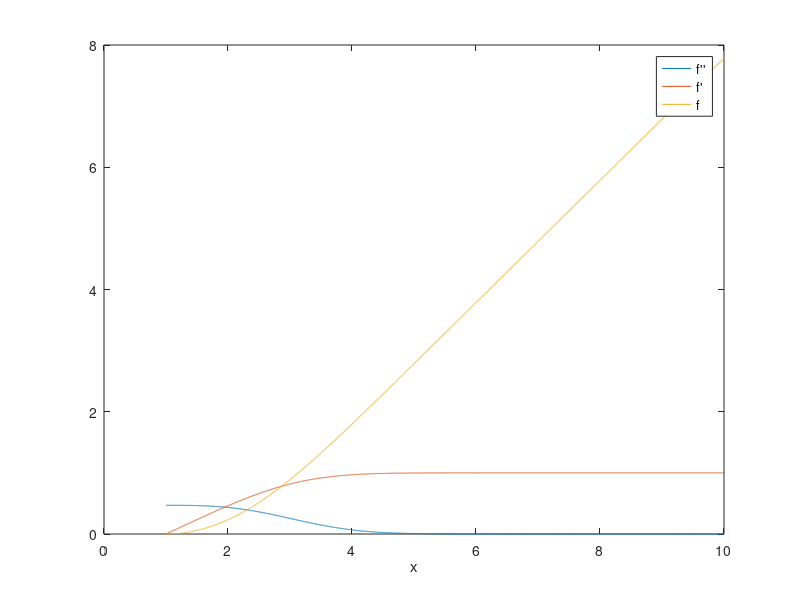

Reproduce this figure in MATLAB.
clear all clcf1b=1f1a=0.5f2=1.0427f2b=1.6552f3=0sep=0.002x=[1:sep:10];while (abs(abs(f2)-1)>0.00001)  f1copy=f1a  f1a=f1a+((f1a-f1b)/(f2-f2b))*(1-f2);  f1b=f1copy    f2b=f2;   f1=f1a  f2=0;  f3=0;for i =1:length(x);  f1k1=sep*(-f1*f3);  f2k1= sep*f1;  f3k1=sep*f2;  f1k2=sep*(-(f1+0.5*f1k1)*(f3+0.5*f3k1));  f2k2=sep*(f1+0.5*f1k1);  f3k2=sep*(f2+0.5*f2k1);  f1k3=sep*(-(f1+0.5*f1k2)*(f3+0.5*f3k2));  f2k3=sep*(f1+0.5*f1k2);  f3k3=sep*(f2+0.5*f2k2);  f1k4=sep*(-(f1+f1k3)*(f3+f3k3));  f2k4=sep*(f1+f1k3);  f3k4=sep*(f2+f2k3);  f1=f1+1/6*f1k1+1/3*(f1k2+f1k3)+1/6*f1k4;  f2=f2+1/6*f2k1+1/3*(f2k2+f2k3)+1/6*f2k4;  f3=f3+1/6*f3k1+1/3*(f3k2+f3k3)+1/6*f3k4;endforendwhilex=[1:sep:10];f1=f1copyf2=0f3=0y1=[]y2=[]y3=[]for i =1:length(x);  f1k1=sep*(-f1*f3);  f2k1= sep*f1;  f3k1=sep*f2;  f1k2=sep*(-(f1+0.5*f1k1)*(f3+0.5*f3k1));  f2k2=sep*(f1+0.5*f1k1);  f3k2=sep*(f2+0.5*f2k1);  f1k3=sep*(-(f1+0.5*f1k2)*(f3+0.5*f3k2));  f2k3=sep*(f1+0.5*f1k2);  f3k3=sep*(f2+0.5*f2k2);  f1k4=sep*(-(f1+f1k3)*(f3+f3k3));  f2k4=sep*(f1+f1k3);  f3k4=sep*(f2+f2k3);  f1=f1+1/6*f1k1+1/3*(f1k2+f1k3)+1/6*f1k4;  f2=f2+1/6*f2k1+1/3*(f2k2+f2k3)+1/6*f2k4;  f3=f3+1/6*f3k1+1/3*(f3k2+f3k3)+1/6*f3k4;  y1=[y1,f1];  y2=[y2,f2];  y3=[y3,f3];endforfigure(1)e=linspace(0,10,1001);plot(x,y1, x, y2, x, y3)xlabel('x');legend("f''","f'","f");